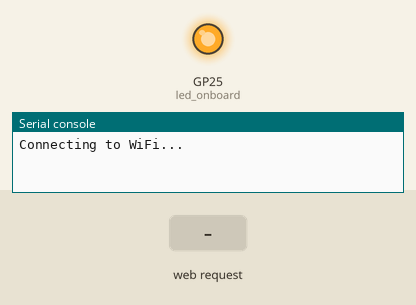
Recording of a program running on a simulated Raspberry Pi Pico running MicroPython. Parts: output pins drawn as LEDs (lit = HIGH), the last lines printed to the serial console. Inputs (shaded band) come from the test bench. WiFi joins after 1.5 s.

Above: at 0.1 s.
At 3.2 s:
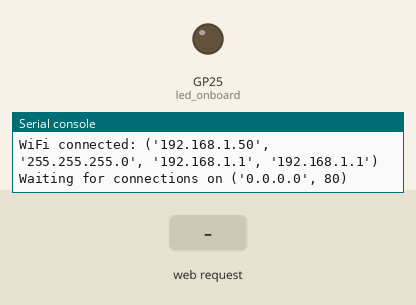
3.3 s: HTTP request GET / received
Timing chart, 0 to 6.3 s (numbered marks = the images above; inputs shaded):
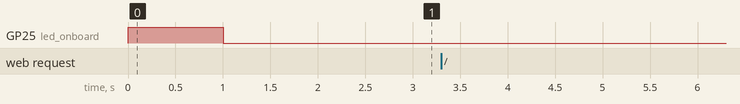

The program:

main.py
```python
import network
import socket
import ujson
import time
from machine import Pin
from time import sleep

# Initialization of the onboard LED
led_onboard = Pin("LED", Pin.OUT)

# Connect the Pico W to the WiFi
def connect_wifi():
    ssid = 'Your Wifi SSID'
    password = 'Your Wifi password'

    wlan = network.WLAN(network.STA_IF)
    wlan.active(True)
    wlan.connect(ssid, password)

    while not wlan.isconnected():
        print('Connecting to WiFi...')
        # Toggle LED state (ON/OFF)
        led_onboard.toggle()
        # Wait 1 second
        sleep(1)

    print('WiFi connected:', wlan.ifconfig())
    # Turn off the LED after the connection is established
    led_onboard.value(0)

# HTTP server on the Pico W
def start_server():
    addr = socket.getaddrinfo('0.0.0.0', 80)[0][-1]
    s = socket.socket()
    s.setsockopt(socket.SOL_SOCKET, socket.SO_REUSEADDR, 1)
    s.bind(addr)
    s.listen(1)
    print('Waiting for connections on', addr)

    while True:
        waiting = True
        while waiting:
            led_onboard.value(0)
            sleep(3)
            try:
                cl, addr = s.accept()
                waiting = False  # Request received, stop blinking
                led_onboard.value(1)  # LED stays on while processing the request
                print('Connection from', addr)
                request = cl.recv(1024)
                print('Request:', request)

                # If the request contains temperature data
                if request:
                    try:
                        headers, body = request.decode().split('\r\n\r\n', 1)  # Separate headers and body
                        content_length = int(next(h.split(":")[1].strip() for h in headers.split('\r\n') if "Content-Length" in h))

                        if len(body) < content_length:
                            body += cl.recv(content_length - len(body)).decode()  # Read the remaining body if necessary

                        # Load JSON data into a dictionary
                        json_data = ujson.loads(body)
                        print("Received JSON data:", json_data)

                        # Here you could process the received data further
                        # But the Pico W only sends back a confirmation
                        response = (f"HTTP/1.1 200 OK\r\nContent-Type: text/plain\r\n\r\nOK")
                    except Exception as e:
                        print(f"Error processing data: {e}")
                        response = "HTTP/1.1 500 Internal Server Error\r\nContent-Type: text/plain\r\n\r\nError"
                else:
                    response = "HTTP/1.1 404 Not Found\r\nContent-Type: text/plain\r\n\r\nNot found"

                cl.send(response)
                cl.close()
            except OSError:
                pass  # No connection received, continue blinking

# Main logic
connect_wifi()
start_server()
```
